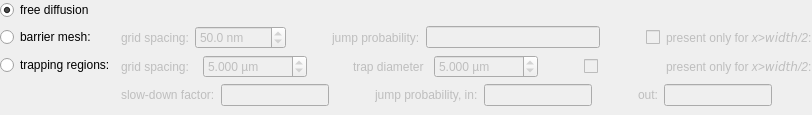
           <widget class="QWidget" name="verticalWidget" native="true">
            <layout class="QGridLayout" name="gridLayout_5" columnstretch="0,0">
             <property name="leftMargin">
              <number>0</number>
             </property>
             <property name="topMargin">
              <number>0</number>
             </property>
             <property name="rightMargin">
              <number>0</number>
             </property>
             <property name="bottomMargin">
              <number>0</number>
             </property>
             <item row="0" column="0">
              <widget class="QRadioButton" name="radUnhinderedDiff">
               <property name="text">
                <string>free diffusion</string>
               </property>
               <property name="checked">
                <bool>true</bool>
               </property>
              </widget>
             </item>
             <item row="1" column="0">
              <widget class="QRadioButton" name="radBarriers">
               <property name="text">
                <string>barrier mesh:</string>
               </property>
              </widget>
             </item>
             <item row="2" column="0">
              <widget class="QRadioButton" name="radTraps">
               <property name="text">
                <string>trapping regions:</string>
               </property>
              </widget>
             </item>
             <item row="3" column="0">
              <spacer name="verticalSpacer">
               <property name="orientation">
                <enum>Qt::Vertical</enum>
               </property>
               <property name="sizeHint" stdset="0">
                <size>
                 <width>20</width>
                 <height>40</height>
                </size>
               </property>
              </spacer>
             </item>
             <item row="2" column="1" rowspan="2">
              <widget class="QWidget" name="widget_2" native="true">
               <property name="enabled">
                <bool>false</bool>
               </property>
               <layout class="QVBoxLayout" name="verticalLayout_2">
                <property name="leftMargin">
                 <number>0</number>
                </property>
                <property name="topMargin">
                 <number>0</number>
                </property>
                <property name="rightMargin">
                 <number>0</number>
                </property>
                <item>
                 <layout class="QHBoxLayout" name="horizontalLayout_16">
                  <item>
                   <widget class="QLabel" name="label_56">
                    <property name="text">
                     <string>grid spacing:</string>
                    </property>
                   </widget>
                  </item>
                  <item>
                   <widget class="QDoubleSpinBox" name="spinTrapGridSpacing">
                    <property name="suffix">
                     <string> µm</string>
                    </property>
                    <property name="decimals">
                     <number>3</number>
                    </property>
                    <property name="minimum">
                     <double>1.000000000000000</double>
                    </property>
                    <property name="maximum">
                     <double>10000.000000000000000</double>
                    </property>
                    <property name="value">
                     <double>5.000000000000000</double>
                    </property>
                   </widget>
                  </item>
                  <item>
                   <spacer name="horizontalSpacer_24">
                    <property name="orientation">
                     <enum>Qt::Horizontal</enum>
                    </property>
                    <property name="sizeType">
                     <enum>QSizePolicy::Preferred</enum>
                    </property>
                    <property name="sizeHint" stdset="0">
                     <size>
                      <width>40</width>
                      <height>20</height>
                     </size>
                    </property>
                   </spacer>
                  </item>
                  <item>
                   <widget class="QLabel" name="label_57">
                    <property name="text">
                     <string>trap diameter</string>
                    </property>
                   </widget>
                  </item>
                  <item>
                   <widget class="QDoubleSpinBox" name="spinTrapDiameter">
                    <property name="suffix">
                     <string> µm</string>
                    </property>
                    <property name="decimals">
                     <number>3</number>
                    </property>
                    <property name="minimum">
                     <double>1.000000000000000</double>
                    </property>
                    <property name="maximum">
                     <double>10000.000000000000000</double>
                    </property>
                    <property name="value">
                     <double>5.000000000000000</double>
                    </property>
                   </widget>
                  </item>
                  <item>
                   <spacer name="horizontalSpacer_26">
                    <property name="orientation">
                     <enum>Qt::Horizontal</enum>
                    </property>
                    <property name="sizeType">
                     <enum>QSizePolicy::Preferred</enum>
                    </property>
                    <property name="sizeHint" stdset="0">
                     <size>
                      <width>40</width>
                      <height>20</height>
                     </size>
                    </property>
                   </spacer>
                  </item>
                  <item>
                   <widget class="QCheckBox" name="chkTrapOnlyHalf">
                    <property name="text">
                     <string/>
                    </property>
                   </widget>
                  </item>
                  <item>
                   <widget class="QLabel" name="label_58">
                    <property name="text">
                     <string>present only for &lt;i&gt;x&gt;&lt;tt&gt;width&lt;/tt&gt;/2&lt;/i&gt;:</string>
                    </property>
                   </widget>
                  </item>
                 </layout>
                </item>
                <item>
                 <layout class="QHBoxLayout" name="horizontalLayout_17">
                  <item>
                   <widget class="QLabel" name="label_59">
                    <property name="text">
                     <string>slow-down factor:</string>
                    </property>
                   </widget>
                  </item>
                  <item>
                   <widget class="QFDoubleEdit" name="edtTrapSlowdown"/>
                  </item>
                  <item>
                   <spacer name="horizontalSpacer_28">
                    <property name="orientation">
                     <enum>Qt::Horizontal</enum>
                    </property>
                    <property name="sizeType">
                     <enum>QSizePolicy::Fixed</enum>
                    </property>
                    <property name="sizeHint" stdset="0">
                     <size>
                      <width>40</width>
                      <height>20</height>
                     </size>
                    </property>
                   </spacer>
                  </item>
                  <item>
                   <widget class="QLabel" name="label_63">
                    <property name="text">
                     <string>jump probability, in:</string>
                    </property>
                   </widget>
                  </item>
                  <item>
                   <widget class="QFDoubleEdit" name="edtTrapJumpIn"/>
                  </item>
                  <item>
                   <spacer name="horizontalSpacer_29">
                    <property name="orientation">
                     <enum>Qt::Horizontal</enum>
                    </property>
                    <property name="sizeType">
                     <enum>QSizePolicy::Preferred</enum>
                    </property>
                    <property name="sizeHint" stdset="0">
                     <size>
                      <width>40</width>
                      <height>20</height>
                     </size>
                    </property>
                   </spacer>
                  </item>
                  <item>
                   <widget class="QLabel" name="label_64">
                    <property name="text">
                     <string>out:</string>
                    </property>
                   </widget>
                  </item>
                  <item>
                   <widget class="QFDoubleEdit" name="edtTrapJumpOut"/>
                  </item>
                  <item>
                   <spacer name="horizontalSpacer_30">
                    <property name="orientation">
                     <enum>Qt::Horizontal</enum>
                    </property>
                    <property name="sizeType">
                     <enum>QSizePolicy::Preferred</enum>
                    </property>
                    <property name="sizeHint" stdset="0">
                     <size>
                      <width>40</width>
                      <height>20</height>
                     </size>
                    </property>
                   </spacer>
                  </item>
                 </layout>
                </item>
               </layout>
              </widget>
             </item>
             <item row="1" column="1">
              <widget class="QWidget" name="widget" native="true">
               <property name="enabled">
                <bool>false</bool>
               </property>
               <layout class="QHBoxLayout" name="horizontalLayout_12">
                <property name="leftMargin">
                 <number>0</number>
                </property>
                <property name="topMargin">
                 <number>0</number>
                </property>
                <property name="rightMargin">
                 <number>0</number>
                </property>
                <property name="bottomMargin">
                 <number>0</number>
                </property>
                <item>
                 <widget class="QLabel" name="label_46">
                  <property name="text">
                   <string>grid spacing:</string>
                  </property>
                 </widget>
                </item>
                <item>
                 <widget class="QDoubleSpinBox" name="spinBarrierGridSpacing">
                  <property name="suffix">
                   <string> nm</string>
                  </property>
                  <property name="decimals">
                   <number>1</number>
                  </property>
                  <property name="minimum">
                   <double>1.000000000000000</double>
                  </property>
                  <property name="maximum">
                   <double>10000.000000000000000</double>
                  </property>
                  <property name="value">
                   <double>50.000000000000000</double>
                  </property>
                 </widget>
                </item>
                <item>
                 <spacer name="horizontalSpacer_20">
                  <property name="orientation">
                   <enum>Qt::Horizontal</enum>
                  </property>
                  <property name="sizeType">
                   <enum>QSizePolicy::Preferred</enum>
                  </property>
                  <property name="sizeHint" stdset="0">
                   <size>
                    <width>40</width>
                    <height>20</height>
                   </size>
                  </property>
                 </spacer>
                </item>
                <item>
                 <widget class="QLabel" name="label_50">
                  <property name="text">
                   <string>jump probability:</string>
                  </property>
                 </widget>
                </item>
                <item>
                 <widget class="QFDoubleEdit" name="edtBarrierJumpProb"/>
                </item>
                <item>
                 <spacer name="horizontalSpacer_21">
                  <property name="orientation">
                   <enum>Qt::Horizontal</enum>
                  </property>
                  <property name="sizeType">
                   <enum>QSizePolicy::Preferred</enum>
                  </property>
                  <property name="sizeHint" stdset="0">
                   <size>
                    <width>40</width>
                    <height>20</height>
                   </size>
                  </property>
                 </spacer>
                </item>
                <item>
                 <widget class="QCheckBox" name="chkBarrierOnlyHalf">
                  <property name="text">
                   <string/>
                  </property>
                 </widget>
                </item>
                <item>
                 <widget class="QLabel" name="label_51">
                  <property name="text">
                   <string>present only for &lt;i&gt;x&gt;&lt;tt&gt;width&lt;/tt&gt;/2&lt;/i&gt;:</string>
                  </property>
                 </widget>
                </item>
               </layout>
              </widget>
             </item>
            </layout>
           </widget>
